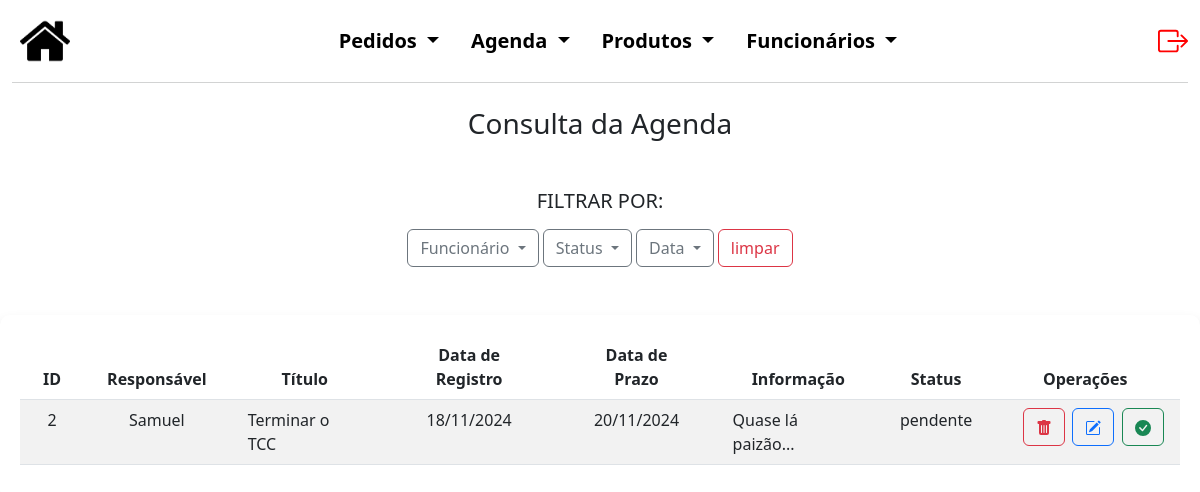
/Sistema/agenda/consAge.php (signed in), run on the app's committed database.
### tables this page shows
CREATE TABLE `agenda` (
  `codAgend` int(5) NOT NULL,
  `cod_func` int(5) NOT NULL,
  `responsavel` varchar(50) NOT NULL,
  `titulo` varchar(50) NOT NULL,
  `dataRegistro` date NOT NULL,
  `dataPrazo` date NOT NULL,
  `informacao` varchar(250) NOT NULL,
  `status` varchar(30) NOT NULL DEFAULT 'pendente'
);

### Sistema/agenda/consAge.php (the view, shortened to what this page needs)
<?php
$conexao = novaConexao();
$erro = false;
try {
    $sql = "SELECT * FROM agenda";
    $stmt = $conexao->prepare($sql);
    $stmt->execute();
    $registros = $stmt->fetchAll(PDO::FETCH_ASSOC);
} catch (PDOException $e) {
    $erro = true;
    echo "Erro: " . $e->getMessage();
}
?>
<!DOCTYPE html>
<html lang="pt-BR">
<head>
    <link href="https://cdn.jsdelivr.net/npm/bootstrap@5.3.0/dist/css/bootstrap.min.css" rel="stylesheet">
    <link rel="stylesheet" href="../style.css?v=1.4">
</head>
<body>
    <div class="container-fluid cabecalho">
        <nav class="navbar navbar-light navbar-expand-md" style="background-color: #FFFF;">
            <a class="nav justify-content-start m-2" href="../admInicial.php">
                <img src="../img/back.png">
            </a>
            <div class="collapse navbar-collapse justify-content-center" id="navegacao">
                <ul class="nav nav-pills justify-content-center listas">
                    <li class="nav-item dropdown">
                        <a class="nav-link dropdown-toggle cor_fonte" href="#" id="navbarDropdownMenuLink"
                            data-bs-toggle="dropdown" aria-haspopup="true" aria-expanded="false">
                            Pedidos
                        </a>
                    </li>
                    <li class="nav-item dropdown">
                        <a class="nav-link dropdown-toggle cor_fonte" href="#" id="navbarDropdownMenuLink"
                            data-bs-toggle="dropdown" aria-haspopup="true" aria-expanded="false">
                            Agenda
                        </a>
                    </li>
                    <li class="nav-item dropdown">
                        <a class="nav-link dropdown-toggle cor_fonte" href="#" id="navbarDropdownMenuLink"
                            data-bs-toggle="dropdown" aria-haspopup="true" aria-expanded="false">
                            Produtos
                        </a>
                    </li>
                    <li class="nav-item dropdown">
                        <a class="nav-link dropdown-toggle cor_fonte" href="#" id="navbarDropdownMenuLink"
                            data-bs-toggle="dropdown" aria-haspopup="true" aria-expanded="false">
                            Funcionários
                        </a>
                    </li>
                </ul>
            </div>
            <a href="../logout.php" class="nav-link justify-content-end" style="color: red;">
            </a>
        </nav>
    </div>
    <h3 class="text-center mb-5">Consulta da Agenda</h3>
    <div class="container mt-5 mb-5">
        <div class="row justify-content-center text-center">
            <h5 class="mb-3">FILTRAR POR:</h5>
            <div class="dropdown">
                <form method="POST">
                    <button class="btn btn-outline-secondary dropdown-toggle" type="button" id="dropdownMenuButton"
                        data-bs-toggle="dropdown" aria-expanded="false">
                        Funcionário
                    </button>
                    <button class="btn btn-outline-secondary dropdown-toggle" type="button" id="dropdownMenuButton"
                        data-bs-toggle="dropdown" aria-expanded="false">
                        Status
                    </button>
                    <button class="btn btn-outline-secondary dropdown-toggle" type="button" id="dropdownMenuButton"
                        data-bs-toggle="dropdown" aria-expanded="false">
                        Data
                    </button>
                    <button type="submit" class="btn btn-outline-danger" name="limpar" value="pendente">limpar</button>
                </form>
            </div>
        </div>
    </div>
    <?php if ($erro): ?>
        <div class="alert alert-danger" role="alert">
            Não foi possível carregar os dados.
        </div>
    <?php else: ?>
        <div class="container consContainer">
            <table class="table table-striped">
                <thead>
                    <tr>
                        <th>
                            <div class="row justify-content-center text-center titleCons">
                                ID
                            </div>
                        </th>
                        <th>
                            <div class="row justify-content-center text-center titleCons">
                                Responsável
                            </div>
                        </th>
                        <th>
                            <div class="row justify-content-center text-center titleCons">
                                Título
                            </div>
                        </th>
                        <th>
                            <div class="row justify-content-center text-center titleCons">
                                Data de Registro
                            </div>
                        </th>
                        <th>
                            <div class="row justify-content-center text-center titleCons">
                                Data de Prazo
                            </div>
                        </th>
                        <th>
                            <div class="row justify-content-center text-center titleCons">
                                Informação
                            </div>
                        </th>
                        <th>
                            <div class="row justify-content-center text-center titleCons">
                                Status
                            </div>
                        </th>
                        <th>
                            <div class="row justify-content-center text-center titleCons">
                                Operações
                            </div>
                        </th>
                    </tr>
                </thead>
                <tbody>
                    <?php foreach ($registros as $registro): ?>
                        <tr>
                            <td>
                                <div class="row justify-content-center registro">
                                    <?php echo ($registro['codAgend']); ?>
                                </div>
                            </td>
                            <td>
                                <div class="row justify-content-center registro">
                                    <?php echo ($registro['responsavel']); ?>
                                </div>
                            </td>
                            <td>
                                <div class="row justify-content-center registro">
                                    <?php echo ($registro['titulo']); ?>
                                </div>
                            </td>
                            <td>
                                <div class="row justify-content-center registro">
                                    <?php echo (date('d/m/Y', strtotime($registro['dataRegistro']))); ?>
                                </div>
                            </td>
                            <td>
                                <div class="row justify-content-center registro">
                                    <?php echo (date('d/m/Y', strtotime($registro['dataPrazo']))); ?>
                                </div>
                            </td>
                            <td>
                                <div class="row justify-content-center registro">
                                    <?php echo ($registro['informacao']); ?>
                                </div>
                            </td>
                            <td>
                                <div class="row justify-content-center registro">
                                    <?php echo ($registro['status']); ?>
                                </div>
                            </td>
                            <td>
                                <div class="row text-center justify-content-center operacoes">
                                    <div class="col-3 oprBtn">
                                        <form method="POST">
                                            <button type="submit" name="delete" class="btn btn-outline-danger">
                                            </button>
                                        </form>
                                    </div>
                                    <div class="col-3 oprBtn">
                                        <form method="POST">
                                            <button type="submit" name="edit" class="btn btn-outline-primary">
                                            </button>
                                        </form>
                                    </div>
                                    <div class="col-3 oprBtn">
                                        <form method="POST">
                                            <button type="submit" name="concluidaAgend" class="btn btn-outline-success">
                                            </button>
                                        </form>
                                    </div>
                                </div>
                            </td>
                        </tr>
                    <?php endforeach; ?>
                </tbody>
            </table>
        </div>
    <?php endif; ?>
</body>
</html>

### Sistema/style.css (style rules this page uses)
.cabecalho { margin-bottom: 2%; }
.cor_fonte { color: black; font-weight: bold; text-decoration: none; font-size: 20px; }
.cabecalho img { height: 50px; }
#navbarDropdownMenuLink { background-color: #ffffff; }
nav { border-bottom: 1px solid rgb(210, 211, 211); }
.nav-item.dropdown .nav-link { color: black }
.consContainer { max-width: 1580px; margin: auto; padding: 20px; border-radius: 10px; box-shadow: 0.5px 10px 15px rgba(0, 0, 0, 0.2); }
.titleCons { margin-left: 15px; margin-right: 15px; }
.registro { margin-left: 10px; margin-right: 10px }

### data on the page
agenda: codAgend "2", responsavel "Samuel", titulo "Terminar o TCC", dataRegistro "18/11/2024", dataPrazo "20/11/2024", informacao "Quase lá paizão...", status "pendente"
